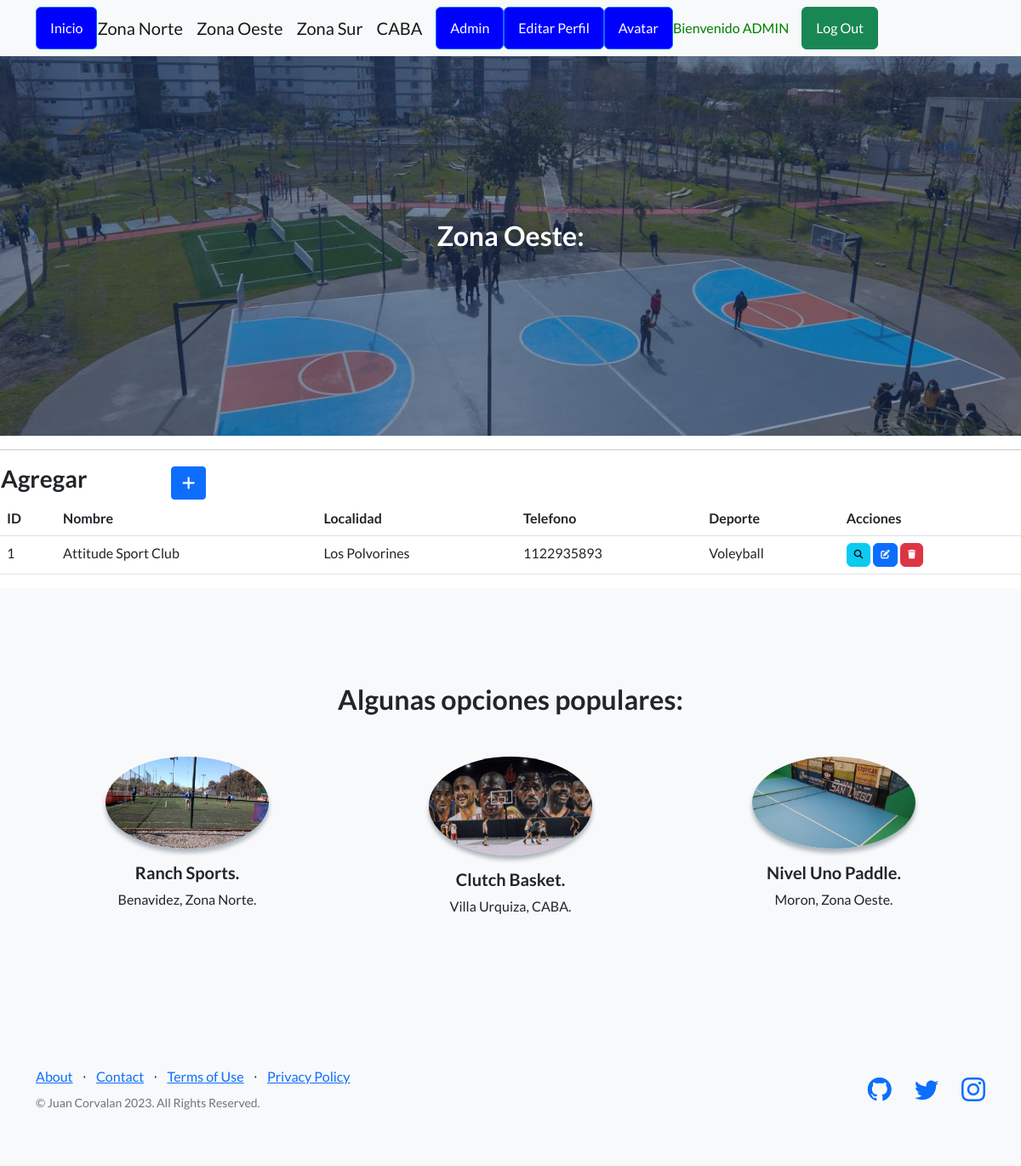
The page /aplicacion/zonaoeste/ (signed in) on the database its author committed.
### aplicacion/models.py (models this page shows, shortened)
class ZonaOeste(models.Model):
    nombre = models.CharField(max_length=50)
    localidad = models.CharField(max_length=50)
    telefono = models.IntegerField()
    deporte = models.CharField(max_length=50)

### aplicacion/views.py (the view)
# urls.py: path('zonaoeste/', ZonaOesteList.as_view(), name="zona oeste"),
class ZonaOesteList(LoginRequiredMixin, ListView):
    model = ZonaOeste

### aplicacion/templates/aplicacion/zonaoeste_list.html (shortened to what this page needs)
{% extends 'aplicacion/paginaprincipal.html' %}
{% load static %}
{% block cabecera %}
    Zona Oeste:
{% endblock cabecera %}
{% block contenido %}
<table>
    <tr>
        <td width="200"><h3>Agregar</h3></td>
        <td>
            <a
            href="{% url 'create_zonaoeste' %}"
            class="btn btn-primary btn-sm"
            >
            </a>
        </td>
    </tr>
</table>
<table class="table">
    <thead>
        <tr>
            <th>ID</th>
            <th>Nombre</th>
            <th>Localidad</th>
            <th>Telefono</th>
            <th>Deporte</th>
            <th>Acciones</th>
        </tr>
    </thead>
    <tbody>
    {% for zonaoeste in zonaoeste_list %}
    <tr>
        <td>{{ zonaoeste.id }}</td>
        <td>{{ zonaoeste.nombre }}</td>
        <td>{{ zonaoeste.localidad }}</td>
        <td>{{ zonaoeste.telefono }}</td>
        <td>{{ zonaoeste.deporte }}</td>
           <td>
            <a
                href="{% url 'detail_zonaoeste' zonaoeste.id  %}"
                class="btn btn-info"
                style="--bs-btn-padding-y: .25rem; --bs-btn-padding-x: .5rem; --bs-btn-font-size: .75rem;"
                >
            </a>
            <a
              href="{% url 'update_zonaoeste' zonaoeste.id  %}"
              class="btn btn-primary"
              style="--bs-btn-padding-y: .25rem; --bs-btn-padding-x: .5rem; --bs-btn-font-size: .75rem;"
              >
            </a>
            <a
              href="{% url 'delete_zonaoeste' zonaoeste.id  %}"
              class="btn btn-danger"
              style="--bs-btn-padding-y: .25rem; --bs-btn-padding-x: .5rem; --bs-btn-font-size: .75rem;"
              >
            </a>
          </td>
        </tr>
    {% endfor %}
    </tbody>
</table>
{% endblock contenido %}

### aplicacion/templates/aplicacion/paginaprincipal.html (shortened to what this page needs)
<!DOCTYPE html>
<html lang="en">
    <head>
        {% load static %}
        <link href="https://cdn.jsdelivr.net/npm/bootstrap-icons@1.5.0/font/bootstrap-icons.css" rel="stylesheet" type="text/css" />
        <link rel="stylesheet" href="https://cdnjs.cloudflare.com/ajax/libs/font-awesome/6.4.0/css/all.min.css"/>
        <link href="{% static 'aplicacion/css/styles.css' %}" rel="stylesheet" />
    </head>
    <body>
<nav class="navbar navbar-light bg-light static-top">
    <div class="container d-flex justify-content-between">
        <div class="d-flex align-items-center">
            <a class="btn btn-primary mr-3" href="{% url 'inicio' %}" style="background-color: blue; color: white;">Inicio</a>
            {% if user.is_authenticated %}
                <a class="navbar-brand mr-3" href="{% url 'zona norte' %}">Zona Norte</a>
                <a class="navbar-brand mr-3" href="{% url 'zona oeste' %}">Zona Oeste</a>
                <a class="navbar-brand mr-3" href="{% url 'zona sur' %}">Zona Sur</a>
                <a class="navbar-brand mr-3" href="{% url 'caba' %}">CABA</a>
                <a class="btn btn-primary mr-3" href="{% url 'admin:index' %}" style="background-color: blue; color: white;">Admin</a>
                <a class="btn btn-primary mr-3" href="{% url 'editar_form' %}" style="background-color: blue; color: white;">Editar Perfil</a>
                <a class="btn btn-primary mr-3" href="{% url 'agregar_avatar' %}" style="background-color: blue; color: white;">Avatar</a>
                <p style="color:green; margin-right: 15px;" class="mb-0">Bienvenido {{ user.username|upper }}</p>
                <a class="btn btn-success ml-auto" href="{% url 'logout' %}">Log Out</a>
            {% endif %}
        </div>
    </div>
</nav>
        <header class="masthead">
            <div class="container position-relative">
                <div class="row justify-content-center">
                    <div class="col-xl-6">
                        <div class="text-center text-white">
                            <h2 class="mb-4">
                                {% block cabecera %}{% endblock cabecera %}
                            </h2>
                        </div>
                    </div>
                </div>
            </div>
        </header>
        <hr>
        {% block contenido %}
        {% endblock contenido %}
       <section class="testimonials text-center bg-light">
            <div class="container">
                <h2 class="mb-5">Algunas opciones populares:</h2>
                <div class="row">
                    <div class="col-lg-4">
                        <div class="testimonial-item mx-auto mb-5 mb-lg-0">
                            <img class="img-fluid rounded-circle mb-3" src="{% static 'aplicacion/assets/img/ranchsports.jpeg' %}" alt="..." />
                            <h5>Ranch Sports.</h5>
                            <p class="font-weight-light mb-0">Benavidez, Zona Norte.</p>
                        </div>
                    </div>
                    <div class="col-lg-4">
                        <div class="testimonial-item mx-auto mb-5 mb-lg-0">
                            <img class="img-fluid rounded-circle mb-3" src="{% static 'aplicacion/assets/img/clutch-caba.jpeg' %}" alt="..." />
                            <h5>Clutch Basket.</h5>
                            <p class="font-weight-light mb-0">Villa Urquiza, CABA.</p>
                        </div>
                    </div>
                    <div class="col-lg-4">
                        <div class="testimonial-item mx-auto mb-5 mb-lg-0">
                            <img class="img-fluid rounded-circle mb-3" src="{% static 'aplicacion/assets/img/2021-03-28.jpg' %}" alt="..." />
                            <h5>Nivel Uno Paddle.</h5>
                            <p class="font-weight-light mb-0">Moron, Zona Oeste.</p>
                        </div>
                    </div>
                </div>
            </div>
        </section>
        <footer class="footer bg-light">
            <div class="container">
                <div class="row">
                    <div class="col-lg-6 h-100 text-center text-lg-start my-auto">
                        <ul class="list-inline mb-2">
                            <li class="list-inline-item"><a href="#!">About</a></li>
                            <li class="list-inline-item">⋅</li>
                            <li class="list-inline-item"><a href="#!">Contact</a></li>
                            <li class="list-inline-item">⋅</li>
                            <li class="list-inline-item"><a href="#!">Terms of Use</a></li>
                            <li class="list-inline-item">⋅</li>
                            <li class="list-inline-item"><a href="#!">Privacy Policy</a></li>
                        </ul>
                        <p class="text-muted small mb-4 mb-lg-0">&copy; Juan Corvalan 2023. All Rights Reserved.</p>
                    </div>
                    <div class="col-lg-6 h-100 text-center text-lg-end my-auto">
                        <ul class="list-inline mb-0">
                            <li class="list-inline-item me-4">
                                <a href="https://github.com/JuaniCorvalan"><i class="bi-github fs-3"></i></a>
                            </li>
                            <li class="list-inline-item me-4">
                                <a href="https://twitter.com/JuaniCorvalan7"><i class="bi-twitter fs-3"></i></a>
                            </li>
                            <li class="list-inline-item">
                                <a href="https://www.instagram.com/juanicorvalan/"><i class="bi-instagram fs-3"></i></a>
                            </li>
                        </ul>
                    </div>
                </div>
            </div>
        </footer>
    </body>
</html>

### rows shown on the page
ZonaOeste: id "1", nombre "Attitude Sport Club", localidad "Los Polvorines", telefono "1122935893", deporte "Voleyball"

### other values the page prints
{{ user.username|upper }} "ADMIN"
